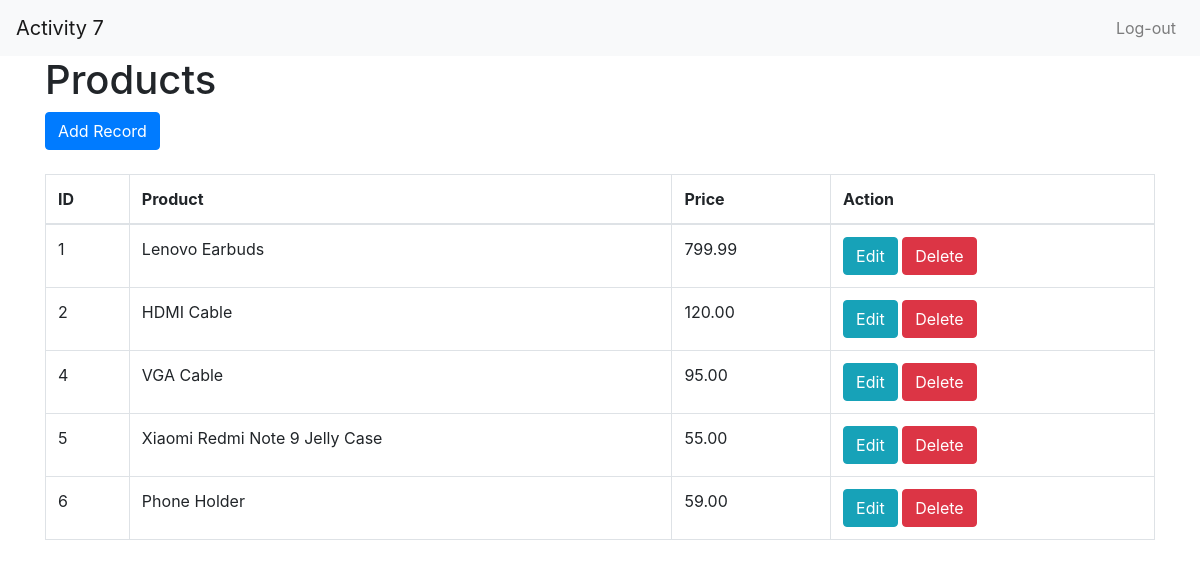
The page / on the database its author committed.
### tables this page shows
CREATE TABLE IF NOT EXISTS `products` (
  `id` int(11) NOT NULL AUTO_INCREMENT,
  `name` varchar(50) NOT NULL,
  `price` decimal(9,2) NOT NULL,
  PRIMARY KEY (`id`)
);

### index.php (the view, shortened to what this page needs)
<?php include('header.php');
      include('try.php');
        $sql = 'SELECT * FROM crud.products';
        $query = $pdo->prepare($sql);
        $query->execute();
        $items= $query->fetchAll();
?>
    <div class="container">
        <div class="row">
            <div class="col-md-12">
                <h1>Products</h1>
                <div>
                <a href="add.php" class="btn btn-primary">Add Record</a>
                </div>
            </div>
        </div>
        <br>
        <div class="row">
            <div class="col-md-12">
                <table class="table table-bordered">
                    <thead>
                        <tr>
                            <th class="text center">ID</th>
                            <th class="text center">Product</th>
                            <th class="text center">Price</th>
                            <th class="text center">Action</th>
                        </tr>
                    </thead>
                    <tbody>
                    <?php foreach($items as $item) { ?>
                        <tr>
                            <td><?php echo($item['id']);?></td>
                            <td><?php echo($item['name']);?></td>
                            <td><?php echo($item['price']);?></td>
                            <td class="text center">
                                <a href="edit.php?id=<?php echo $item['id'];?>" class="btn btn-info">Edit</a>
                                <a href="delete.php?id=<?php echo $item['id'];?>" class="btn btn-danger">Delete</a>
                            </td>
                        </tr>
                       <?php }?>
                    </tbody>
                </table>
            </div>
        </div>
    </div>
<?php include('footer.php');?>

### header.php (shortened to what this page needs)
<!DOCTYPE html>
<html lang="en">
<head>
    <link rel="stylesheet" href="https://stackpath.bootstrapcdn.com/bootstrap/4.5.2/css/bootstrap.min.css">
</head>
<body>
    <nav class="navbar navbar-expand-md navbar-light bg-light">
        <a href="#" class="navbar-brand">
            Activity 7
        </a>
        <div class="collapse navbar-collapse" id="navbarCollapse">
            <div class="navbar-nav ml-auto">
                <a href="#" class="nav-item nav-link">Log-out</a>
            </div>
        </div>
    </nav>

### footer.php (shortened to what this page needs)
</body>
</html>

### rows shown on the page
products: id "1", name "Lenovo Earbuds", price "799.99"
products: id "2", name "HDMI Cable", price "120.00"
products: id "4", name "VGA Cable", price "95.00"
products: id "5", name "Xiaomi Redmi Note 9 Jelly Case", price "55.00"
products: id "6", name "Phone Holder", price "59.00"
